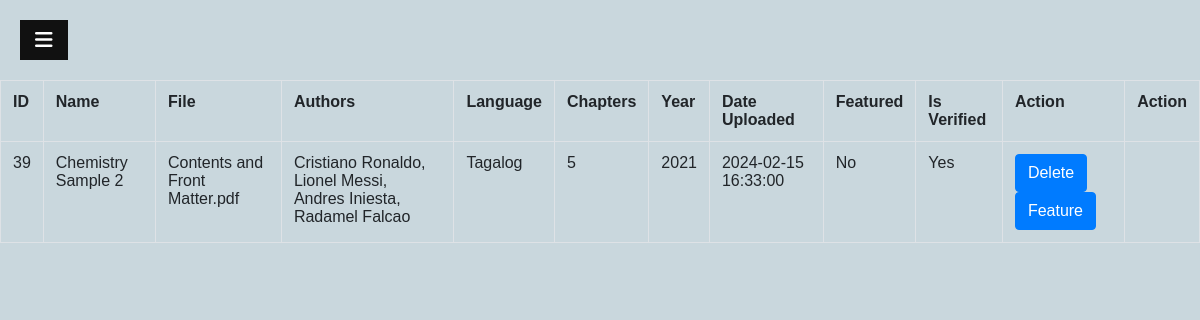
The page /admin/display_researches.php on the database its author committed.
### tables this page shows
CREATE TABLE `researches` (
  `id` int(11) UNSIGNED NOT NULL,
  `name` varchar(255) NOT NULL,
  `file` varchar(255) NOT NULL,
  `authors` varchar(255) NOT NULL,
  `language` varchar(255) NOT NULL,
  `chapters` int(11) NOT NULL,
  `school_year` int(11) NOT NULL,
  `abstract` varchar(255) NOT NULL,
  `category_id` int(11) NOT NULL,
  `meta_title` varchar(191) NOT NULL,
  `meta_keywords` mediumtext NOT NULL,
  `meta_description` mediumtext NOT NULL,
  `created_at` timestamp NOT NULL DEFAULT current_timestamp(),
  `featured` tinyint(4) NOT NULL,
  `is_verified` tinyint(4) NOT NULL DEFAULT 0,
  `register_user_id` int(11) NOT NULL
);

### admin/display_researches.php (the view, shortened to what this page needs)
<!DOCTYPE html>
<html>
<head>
    <link rel="stylesheet" href="https://cdnjs.cloudflare.com/ajax/libs/font-awesome/6.1.0/css/all.min.css">
    <link rel="stylesheet" href="https://cdn.jsdelivr.net/npm/bootstrap@4.0.0/dist/css/bootstrap.min.css">
    <link rel="stylesheet" href="admin.css">
</head>
<div id="main">
 <button class="openbtn" onclick="openNav()">
    <i class="fas fa-bars"></i>
</button>
</div>
<body>
<div class="content-section">
  <?php
  include ('connection.php');
  $sql = "SELECT * FROM researches";
  $result = mysqli_query($con, $sql);
  echo "<table class='table table-bordered'>
  <tr>
  <th>ID</th>
  <th>Name</th>
  <th>File</th>
  <th>Authors</th>
  <th>Language</th>
  <th>Chapters</th>
  <th>Year</th>
  <th>Date Uploaded</th>
  <th>Featured</th>
  <th>Is Verified</th>
  <th>Action</th>
  <th>Action</th>
  </tr>";
  while ($row = mysqli_fetch_array($result)) {
      echo "<tr>";
      echo "<td>" . $row['id'] . "</td>";
      echo "<td>" . $row['name'] . "</td>";
      echo "<td>" . $row['file'] . "</td>";
      echo "<td>" . $row['authors'] . "</td>";
      echo "<td>" . $row['language'] . "</td>";
      echo "<td>" . $row['chapters'] . "</td>";
      echo "<td>" . $row['school_year'] . "</td>";
      echo "<td>" . $row['created_at'] . "</td>";
      echo "<td>" . ($row['featured'] == 1 ? 'Yes' : 'No') . "</td>";
      echo "<td>" . ($row['is_verified'] == 1 ? 'Yes' : 'No') . "</td>";
      if ($row['is_verified'] == 0) {
          echo '<td?><a href="verify.php?verify_id=' . $row["id"] . '" class="btn btn-primary">Verify</a></td>';
        }
        else {
            echo '<td><a href="delete.php?delete_id=' . $row["id"] . '" class="btn btn-primary">Delete</a>
                  <a href="verify.php?featured_id=' . $row["id"] . '" class="btn btn-primary">Feature</a></td>';
          }
      }
        echo "</table>";
  ?>
  </div>
</body>
</html>

### admin/admin.css (style rules this page uses)
#main { transition: margin-left .5s; padding: 20px; }
table, th, df { border: 1 px solid black; border-collapse: collapse; }
body { position: relative; overflow-x: hidden; background-color: #c9d7dd; font-family: Arial, sans-serif; }
.openbtn { font-size: 20px; cursor: pointer; background-color: #111; color: white; padding: 10px 15px; border: none; }

### rows shown on the page
researches: id "39", name "Chemistry Sample 2", file "Contents and Front Matter.pdf", authors "Cristiano Ronaldo, Lionel Messi, Andres Iniesta, Radamel Falcao", language "Tagalog", chapters "5", school_year "2021", created_at "2024-02-15 16:33:00", featured "No", is_verified "Yes"
